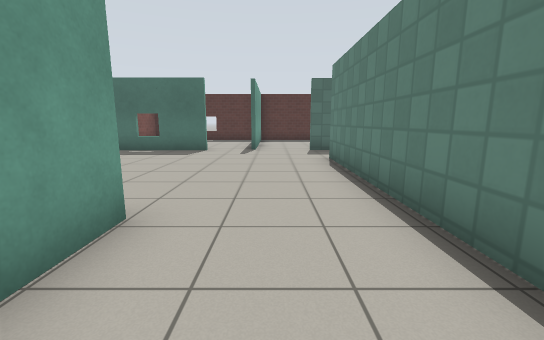
view 1 (above)

17 first-person views from a walk through a robot-simulator world made for Gazebo. The camera is 1 m above the floor, tilts 10° down and sees 90° across. The floor is counted in squares, 1 m on a side. Each view is taken from the middle of a square. On the plan, view 1 faces up. The plan holds only what a view shows up to about 11 squares ahead; the rest is blank. The robots in the file are not drawn. Gazebo's built-in surfaces are drawn with simple patterns.

view 2
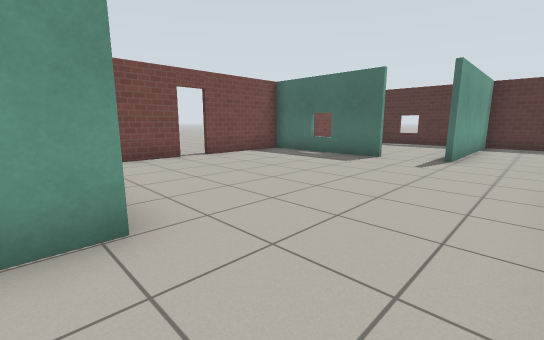

view 3
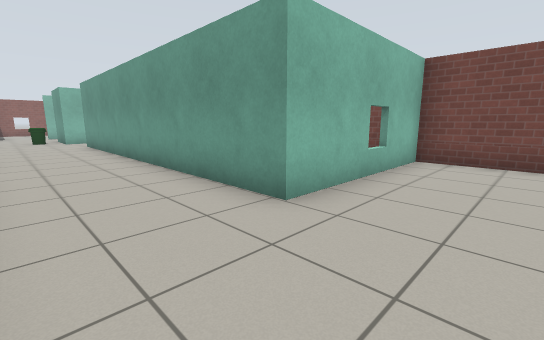

view 4
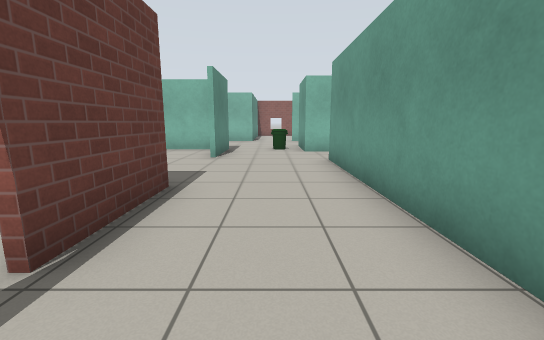

view 5
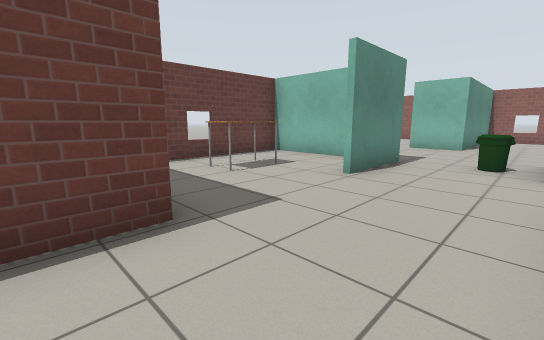

view 6
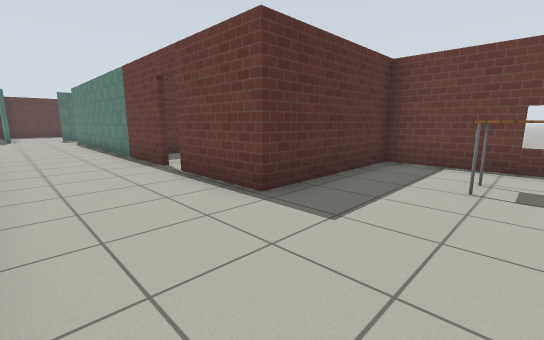

view 7
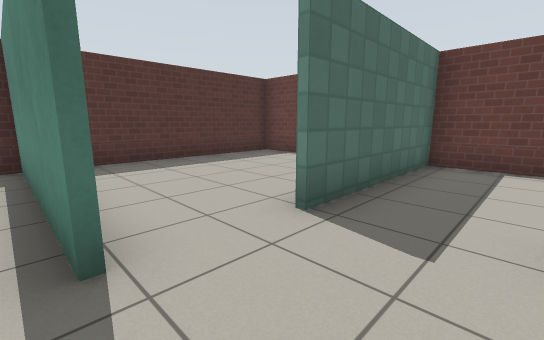

view 8
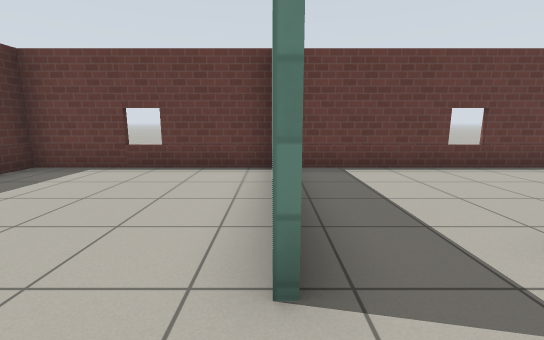

view 9
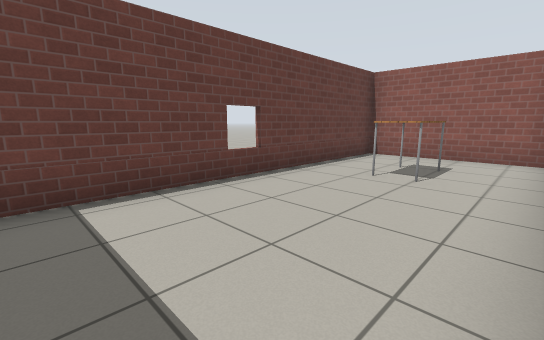

view 10
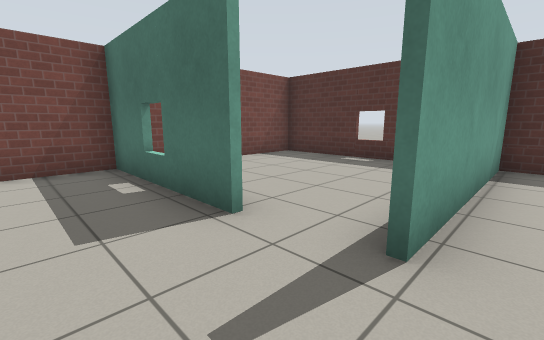

view 11
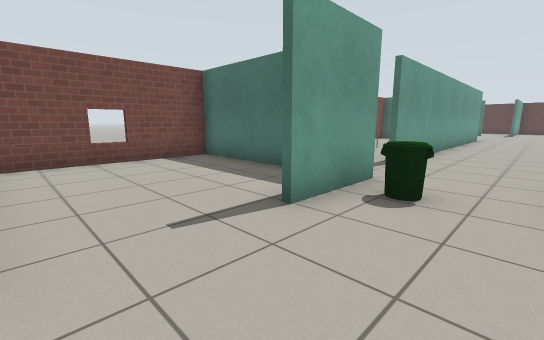

view 12
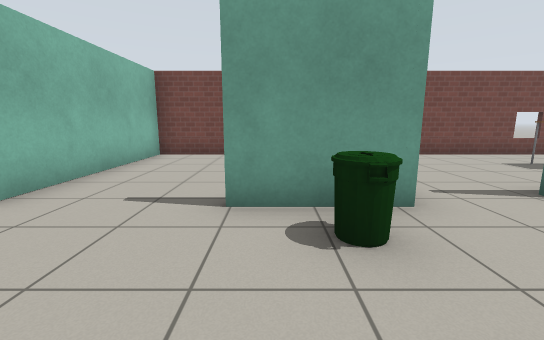

view 13
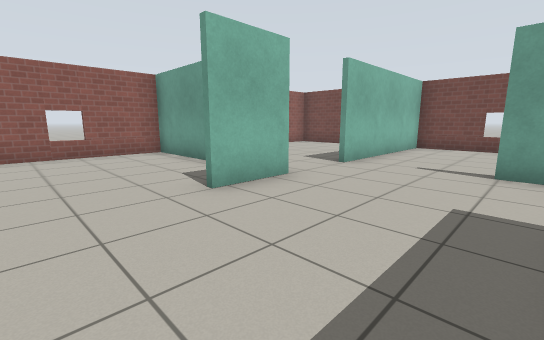

view 14
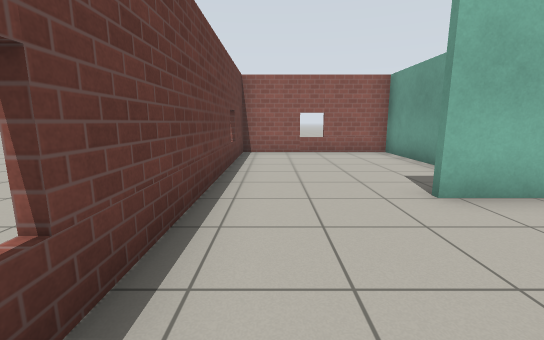

view 15
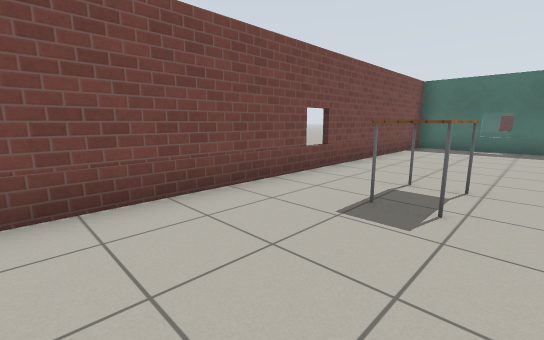

view 16
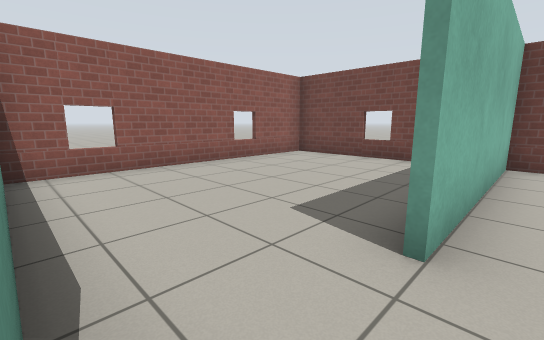

view 17
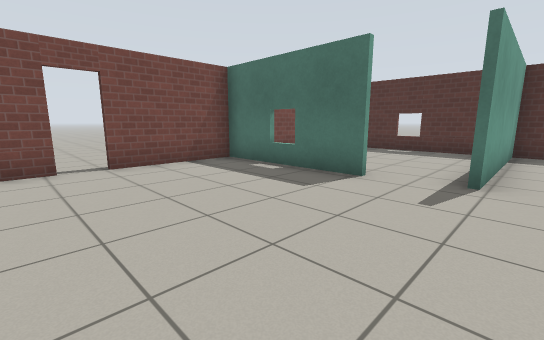

### Floor plan
Ten units are one square. View 1 is at (0, 0); x grows to the right and y downward. Boxes are objects, and circles mark ways between rooms. Rooms are numbered by the first view taken in them; rooms with no view inside come last. Other rooms are left out.
<svg viewBox="-70 -158 135 374">
<path fill="none" stroke="#000" d="M16 19 16 -77M-65 -27 -15 -27 -15 84M-65 -58 -65 -31M-22 -97 -65 -97 -65 -65M26 -97 14 -97M-20 103 -11 103M23 111 60 111 60 52 16 52 16 26M10 155 29 155M16 114 16 88M-11 103 -11 126M12 182 12 211M-31 104 -65 104 -65 155 -10 155M10 211 60 211 60 128M-29 -26 -65 -26M-65 -31 -65 91M-65 174 -65 211 10 211M10 201 10 155M19 -6 60 -6 60 -101M60 -97 26 -97M-6 -152 -6 -99M60 -101 60 -153 -10 -153M-7 -99 -7 -152M-10 -153 -65 -153 -65 -105"/>
<rect x="35" y="75" width="10" height="20" fill="#bbb"><title>table</title></rect>
<rect x="-5" y="105" width="10" height="10" fill="#bbb"><title>bin</title></rect>
<rect x="-45" y="45" width="10" height="20" fill="#bbb"><title>table</title></rect>
<rect x="35" y="-45" width="10" height="20" fill="#bbb"><title>table</title></rect>
<circle cx="5" cy="105" r="3" fill="#2a7"/>
<circle cx="-20" cy="90" r="3" fill="#2a7"/>
<circle cx="20" cy="-85" r="3" fill="#2a7"/>
<circle cx="5" cy="-100" r="3" fill="#2a7"/>
<circle cx="-20" cy="-100" r="3" fill="#2a7"/>
<circle cx="-5" cy="160" r="3" fill="#2a7"/>
<text x="0" y="-10">1</text>
<text x="0" y="140">2</text>
<text x="-40" y="40">3</text>
<text x="-30" y="180">4</text>
<text x="40" y="-50">5</text>
<text x="20" y="-130">6</text>
<text x="-40" y="-120">7</text>
</svg>
Room 1 opens to room 2. Room 1 opens to room 3. Room 1 opens to room 5. Room 1 opens to room 6. Room 1 opens to room 7. Room 2 opens to room 4.

Where each view was taken, in squares from view 1:
view 1: 0 up, 0 right, facing up
view 2: 2 up, 1 right, facing up-left
view 3: 5 up, 1 right, facing down-left
view 4: 1 down, 0 right, facing down
view 5: 4 down, 1 left, facing down-right
view 6: 8 down, 1 left, facing up-right
view 7: 8 up, 1 left, facing up-right
view 8: 10 up, 0 right, facing right
view 9: 9 up, 2 right, facing down-right
view 10: 8 up, 0 right, facing up-left
view 11: 15 down, 1 right, facing up-left
view 12: 12 down, 2 right, facing left
view 13: 12 down, 5 right, facing down-left
view 14: 12 down, 5 right, facing down
view 15: 9 down, 3 left, facing up-left
view 16: 15 down, 1 right, facing down-left
view 17: 5 up, 0 right, facing up-left
